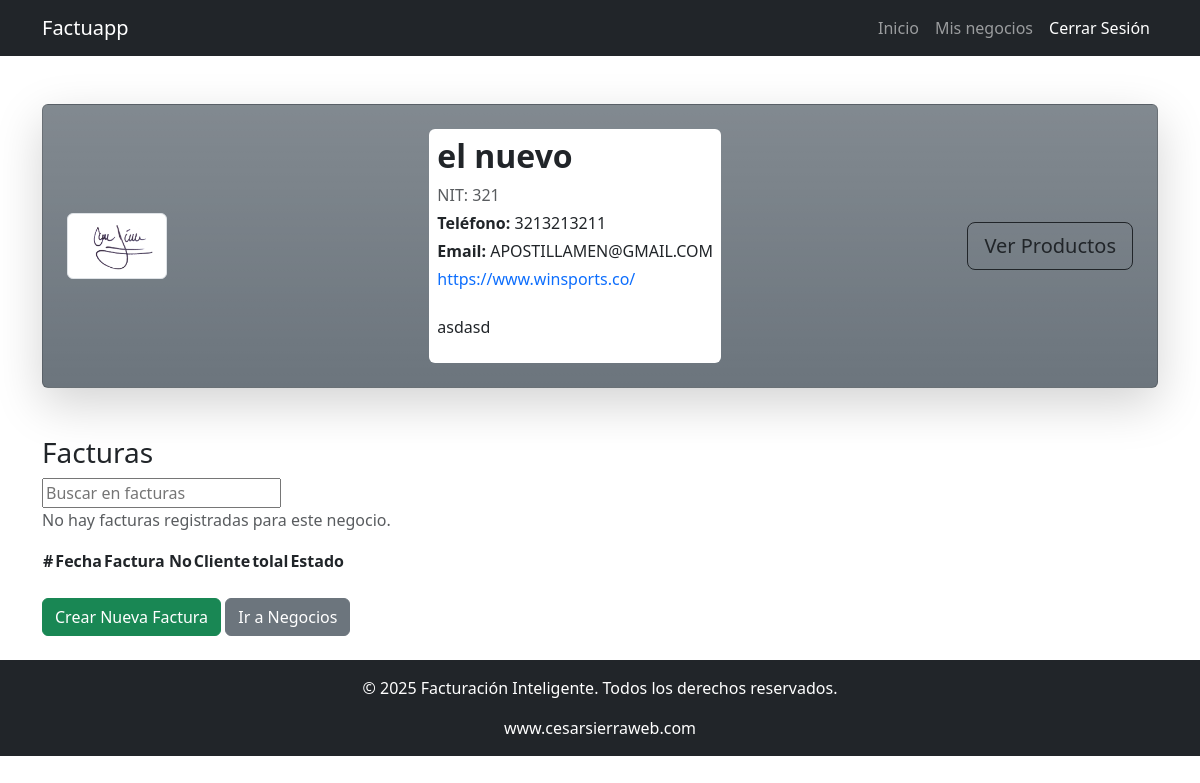
/facturapp/detalle_negocio/4/ (signed in), run on the app's committed database.
### apps/factura/models.py (models this page shows, shortened)
class Negocio(models.Model):
    razonSocial = models.CharField('Nombre', max_length=100, blank=False, null=False)
    nit = models.CharField('NIT', max_length=100, blank=False, null=False)
    logo = models.ImageField('Logo', upload_to='negocio_logo/', max_length=200, blank=True, null=True)
    descripcion = models.CharField('Descripción', max_length=100, blank=False, null=False)
    sitioweb = models.URLField('Sitio web', blank=True, null=True)
    telefono = models.CharField('Teléfono', max_length=100, blank=True, null=True)
    email = models.EmailField('Correo electrónico', max_length=30, unique=True)
    fechaCreacion = models.DateTimeField('Fecha de creación', auto_now_add=True)
    propietario = models.ForeignKey(Usuario, on_delete=models.CASCADE, blank=False, null=False)
    class Meta:
        verbose_name_plural = "Negocios"
        ordering = ['id']
        verbose_name = "Negocio"

### apps/factura/views.py (the view)
# urls.py: path('detalle_negocio/<int:negocio_id>/', DetailNegocio.as_view(), name='detalle_negocio'),
class DetailNegocio(LoginRequiredMixin, DetailView):
    model = Negocio
    template_name = 'detalle_negocio.html'
    pk_url_kwarg = 'negocio_id'
    def get_context_data(self, **kwargs):
        context = super().get_context_data(**kwargs)
        context['detalles'] = DetalleFactura.objects.filter(producto__negocio=self.object)
        return context

### apps/factura/templates/detalle_negocio.html (shortened to what this page needs)
{% extends 'index.html' %}
{% block index %}
<div class="container mt-5">
    <div class="card bg-secondary bg-gradient shadow-lg p-4">
        <div class="d-flex justify-content-between align-items-center">
            {% if negocio.logo %}
                <img src="{{ negocio.logo }}" alt="Logo del negocio" class="img-thumbnail me-3" width="100">
            {% endif %}
            <div class="card border-0 p-2" >
                <h2 class="fw-bold">{{ negocio.razonSocial }}</h2>
                <p class="text-muted mb-1">NIT: {{ negocio.nit }}</p>
                <p class="mb-1"><strong>Teléfono:</strong> {{ negocio.telefono }}</p>
                <p class="mb-1"><strong>Email:</strong> {{ negocio.email }}</p>
                {% if negocio.sitioweb %}
                    <p><a href="{{ negocio.sitioweb }}" target="_blank" class="text-decoration-none">{{ negocio.sitioweb }}</a></p>
                {% endif %}
                <p class="mt-2">{{ negocio.descripcion }}</p>
            </div>
            <div class="right">
                <a href="{% url 'factura:inicio_productos' negocio.id %}" class="btn btn-outline-dark bg-gradient btn-lg">Ver Productos</a>
            </div>
        </div>
    </div>
    <div class="mt-5">
        <div class="table-container">
            <h3>Facturas</h3>
            <div class="busqueda_exportar_respuestas">
                <input type="text" id="publicSearch" placeholder="Buscar en facturas">
            </div>
            <table id="publicTable">
                <thead>
                    <tr>
                        <th>#</th>
                        <th>Fecha</th>
                        <th>Factura No</th>
                        <th>Cliente</th>
                        <th>tolal</th>
                        <th>Estado</th>
                    </tr>
                </thead>
                <tbody>
                    {% for factura in facturas %}
                    <tr>
                        <td>{{ factura.fecha}}</td>
                        <td>{{ factura.numeroFactura}}</td>
                        <td>{{ factura.nombreCliente}}</td>
                        <td>{{ factura.total}}</td>
                        {% if factura.pagado %}
                        <td>Pago</td>
                        {% else %}
                        <td>Pendiente</td>
                        {% endif %}
                    </tr>
                    {% empty %}
                    <p class="text-muted">No hay facturas registradas para este negocio.</p>
                    {% endfor %}
                </tbody>
            </table>
        </div>
    </div>
    <div class="my-4">
        <a href="{% url 'factura:crear_factura' negocio.id %}" class="btn btn-success">Crear Nueva Factura</a>
        <a href="{% url 'factura:inicio_negocios' %}" class="btn btn-secondary">Ir a Negocios</a>
    </div>
</div>
{% endblock index %}

### static/css/style.css (style rules this page uses)
html, body { height: 100%; margin: 0; }

### data on the page
Negocio: logo (picture), razonSocial "el nuevo", nit "321", telefono "3213213211", email "APOSTILLAMEN@GMAIL.COM", sitioweb "https://www.winsports.co/", descripcion "asdasd"
